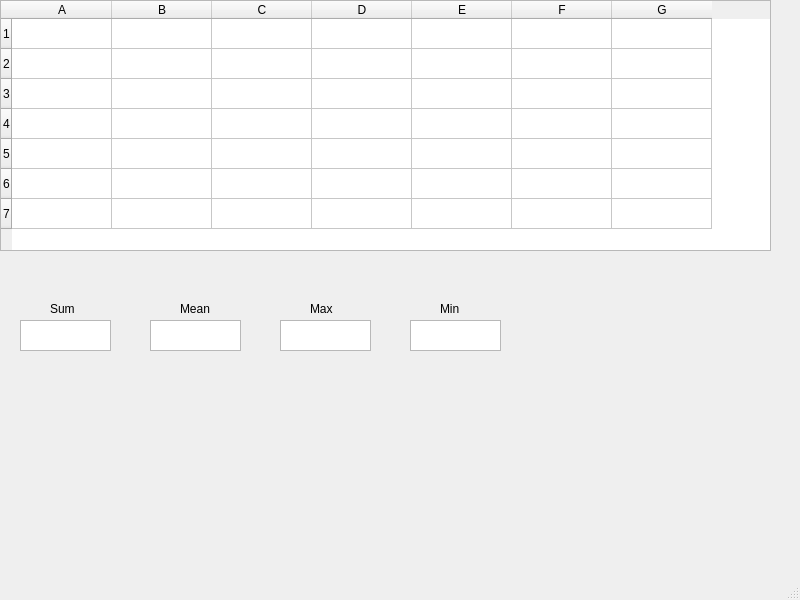
<?xml version="1.0" encoding="UTF-8"?>
<ui version="4.0">
 <class>MainWindow</class>
 <widget class="QMainWindow" name="MainWindow">
  <property name="geometry">
   <rect>
    <x>0</x>
    <y>0</y>
    <width>800</width>
    <height>600</height>
   </rect>
  </property>
  <property name="windowTitle">
   <string>MainWindow</string>
  </property>
  <widget class="QWidget" name="centralwidget">
   <widget class="QTableWidget" name="tableWidget">
    <property name="geometry">
     <rect>
      <x>0</x>
      <y>0</y>
      <width>771</width>
      <height>251</height>
     </rect>
    </property>
    <row>
     <property name="text">
      <string>1</string>
     </property>
    </row>
    <row>
     <property name="text">
      <string>2</string>
     </property>
    </row>
    <row>
     <property name="text">
      <string>3</string>
     </property>
    </row>
    <row>
     <property name="text">
      <string>4</string>
     </property>
    </row>
    <row>
     <property name="text">
      <string>5</string>
     </property>
    </row>
    <row>
     <property name="text">
      <string>6</string>
     </property>
    </row>
    <row>
     <property name="text">
      <string>7</string>
     </property>
    </row>
    <column>
     <property name="text">
      <string>A</string>
     </property>
    </column>
    <column>
     <property name="text">
      <string>B</string>
     </property>
    </column>
    <column>
     <property name="text">
      <string>C</string>
     </property>
    </column>
    <column>
     <property name="text">
      <string>D</string>
     </property>
    </column>
    <column>
     <property name="text">
      <string>E</string>
     </property>
    </column>
    <column>
     <property name="text">
      <string>F</string>
     </property>
    </column>
    <column>
     <property name="text">
      <string>G</string>
     </property>
    </column>
   </widget>
   <widget class="QLabel" name="label">
    <property name="geometry">
     <rect>
      <x>50</x>
      <y>300</y>
      <width>31</width>
      <height>17</height>
     </rect>
    </property>
    <property name="text">
     <string>Sum</string>
    </property>
   </widget>
   <widget class="QLabel" name="label_2">
    <property name="geometry">
     <rect>
      <x>180</x>
      <y>300</y>
      <width>41</width>
      <height>17</height>
     </rect>
    </property>
    <property name="text">
     <string>Mean</string>
    </property>
   </widget>
   <widget class="QLabel" name="label_3">
    <property name="geometry">
     <rect>
      <x>310</x>
      <y>300</y>
      <width>31</width>
      <height>17</height>
     </rect>
    </property>
    <property name="text">
     <string>Max</string>
    </property>
   </widget>
   <widget class="QLabel" name="label_4">
    <property name="geometry">
     <rect>
      <x>440</x>
      <y>300</y>
      <width>31</width>
      <height>17</height>
     </rect>
    </property>
    <property name="text">
     <string>Min</string>
    </property>
   </widget>
   <widget class="QTextEdit" name="sumCell">
    <property name="geometry">
     <rect>
      <x>20</x>
      <y>320</y>
      <width>91</width>
      <height>31</height>
     </rect>
    </property>
   </widget>
   <widget class="QTextEdit" name="meanCell">
    <property name="geometry">
     <rect>
      <x>150</x>
      <y>320</y>
      <width>91</width>
      <height>31</height>
     </rect>
    </property>
   </widget>
   <widget class="QTextEdit" name="maxCell">
    <property name="geometry">
     <rect>
      <x>280</x>
      <y>320</y>
      <width>91</width>
      <height>31</height>
     </rect>
    </property>
   </widget>
   <widget class="QTextEdit" name="minCell">
    <property name="geometry">
     <rect>
      <x>410</x>
      <y>320</y>
      <width>91</width>
      <height>31</height>
     </rect>
    </property>
   </widget>
  </widget>
  <widget class="QMenuBar" name="menubar">
   <property name="geometry">
    <rect>
     <x>0</x>
     <y>0</y>
     <width>800</width>
     <height>22</height>
    </rect>
   </property>
  </widget>
  <widget class="QStatusBar" name="statusbar"/>
 </widget>
 <resources/>
 <connections/>
</ui>
